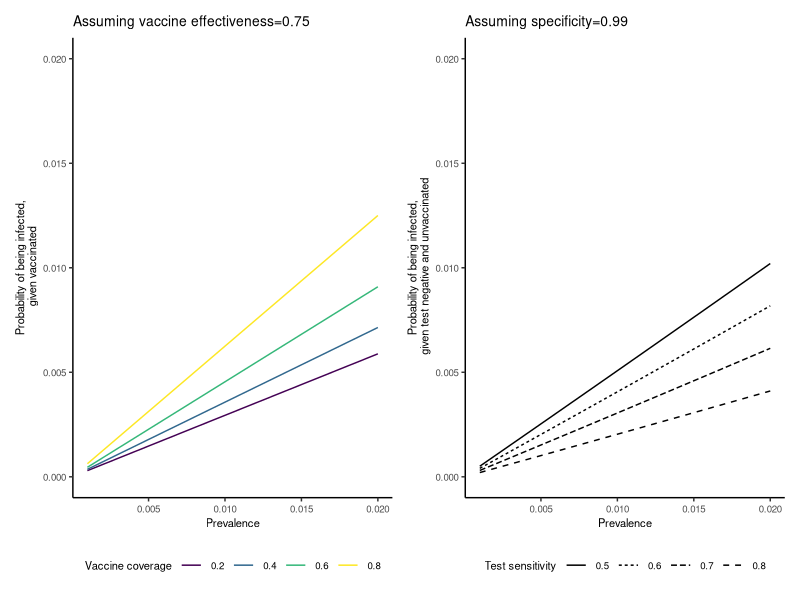
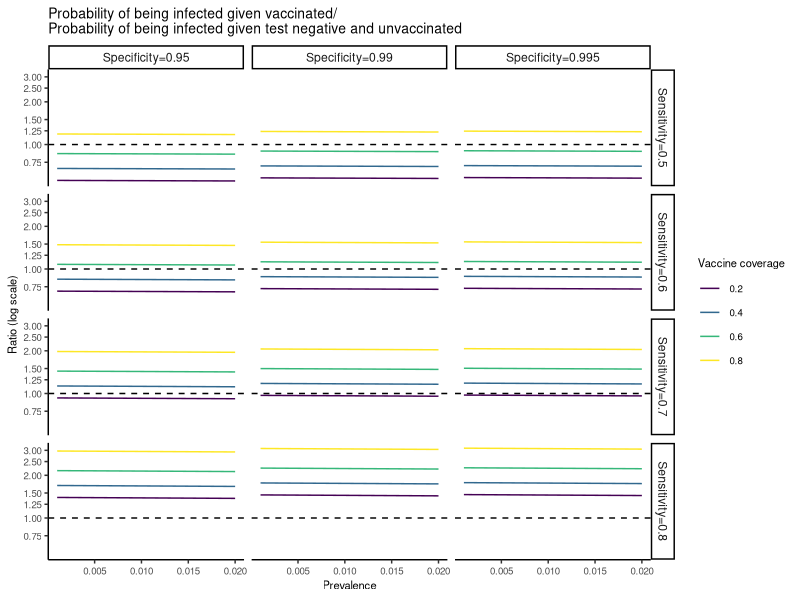

Recreate these plots in R, in order.
library(tidyverse)
library(patchwork)

calc_npv <- function(sens, prev, spec){
  (spec * (1-prev))/((1-sens)*prev+spec*(1-prev))
}

calc_p_I_given_U <- function(prev, vacc_coverage, vacc_effectiveness){
  prev/((1-vacc_effectiveness)*vacc_coverage + 1-vacc_coverage)
}
calc_p_I_given_V <- function(prev, vacc_coverage, vacc_effectiveness){
  (1-vacc_effectiveness)*calc_p_I_given_U(prev, vacc_coverage, vacc_effectiveness)
}
(1-calc_npv(0.7,0.01,0.99))
calc_p_I_given_U(0.01,0.6,0.75)
calc_p_I_given_V(0.01,0.6,0.75)


to_test <- expand.grid(prev=seq(0.001,0.02,by=0.001),coverage=seq(0.2,0.8,by=0.2),vacc_effective=0.75,spec=c(0.995,0.99,0.95),sens=c(0.5,0.6,0.7,0.8))
to_test <- to_test %>% mutate(test=1-calc_npv(sens,prev,spec),vacc=calc_p_I_given_V(prev, coverage,vacc_effective))
to_test <- to_test %>% mutate(coverage=as.factor(coverage),spec=as.factor(spec),sens=as.factor(sens)) %>%
  rename(`Test sensitivity`=sens,`Vaccine coverage`=coverage,`Test specificity`=spec) %>%
  mutate(`Test specificity`=paste0("Specificity=",`Test specificity`))
to_test <- to_test %>% mutate(relative=vacc/test)


theme_main <- theme_classic() + theme(plot.title=element_text(size=10),
                                      axis.text=element_text(size=7),
                                      legend.text=element_text(size=7),
                                      legend.title=element_text(size=8),
                                      axis.title=element_text(size=8))

p1 <- ggplot(to_test %>% rename()) + geom_line(aes(x=prev,y=vacc,col=`Vaccine coverage`)) + 
  scale_y_continuous(limits=c(0,0.02)) + 
  theme_main +
  theme(legend.position="bottom") +
  scale_color_viridis_d() +
  xlab("Prevalence")+
  ggtitle("Assuming vaccine effectiveness=0.75")+
  ylab("Probability of being infected,\n given vaccinated")
p2 <- ggplot(to_test %>% filter(`Test specificity`=="Specificity=0.99")) + 
  geom_line(aes(x=prev,y=test,linetype=`Test sensitivity`)) + 
  #facet_wrap(~`Test specificity`)+ 
  scale_y_continuous(limits=c(0,0.02))+ 
  theme_main +
  theme(legend.position="bottom") +
  xlab("Prevalence")+
  ggtitle("Assuming specificity=0.99")+
  ylab("Probability of being infected,\n given test negative and unvaccinated")
p3 <- ggplot(to_test %>% mutate(`Test sensitivity`=paste0("Sensitivity=",`Test sensitivity`))) +
  geom_line(aes(x=prev,y=relative,col=`Vaccine coverage`)) + facet_grid(`Test sensitivity`~`Test specificity`) +
  scale_color_viridis_d()+
  geom_hline(yintercept=1,linetype="dashed") +
  theme_main+
  xlab("Prevalence") +
  ylab("Ratio (log scale)") +
  scale_y_log10(breaks=c(0,0.25,0.5,0.75,1,1.25,1.5,2,2.5,3)) +
  ggtitle("Probability of being infected given vaccinated/\nProbability of being infected given test negative and unvaccinated")
                
p_main <- p1 + p2 + plot_layout(widths=c(1,1))
ggsave("~/Google Drive/nCoV/vacc_test_compare1.png",p_main,dpi=300,height=3,width=7,units="in")
ggsave("~/Google Drive/nCoV/vacc_test_compare2.png",p3,dpi=300,height=5,width=8)
